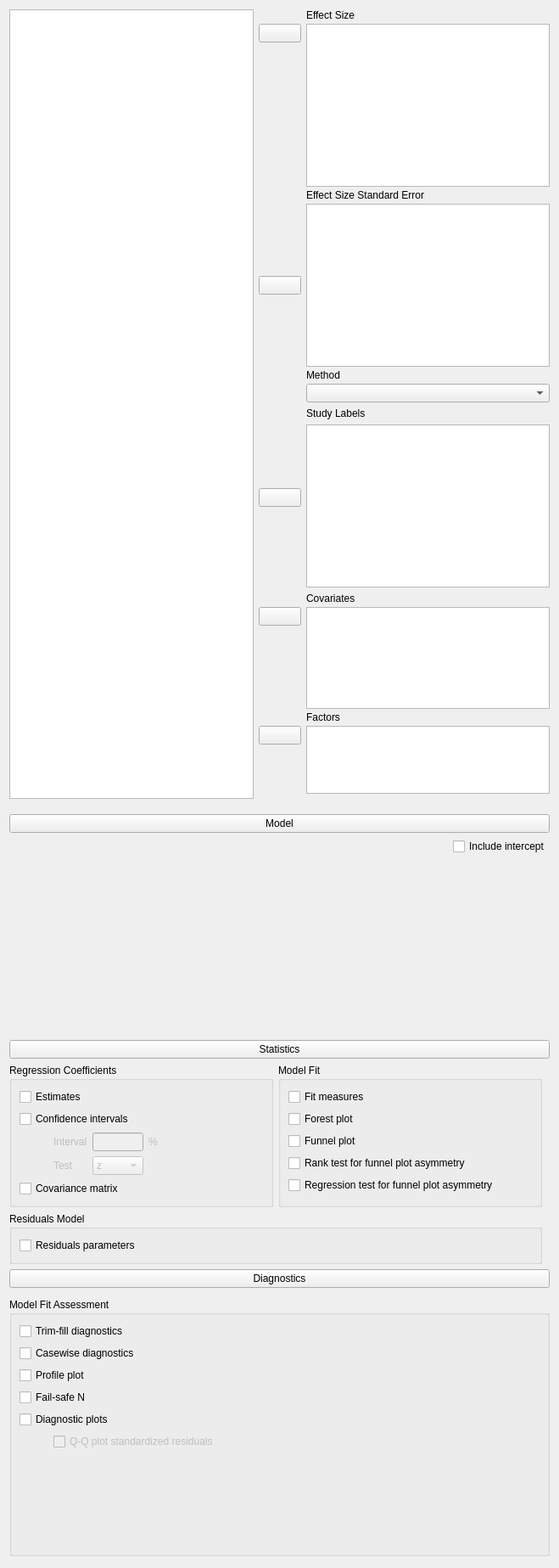
<?xml version="1.0" encoding="UTF-8"?>
<ui version="4.0">
 <class>MultiLevelMetaAnalysisForm</class>
 <widget class="QWidget" name="MultiLevelMetaAnalysisForm">
  <property name="geometry">
   <rect>
    <x>0</x>
    <y>0</y>
    <width>659</width>
    <height>1847</height>
   </rect>
  </property>
  <property name="sizePolicy">
   <sizepolicy hsizetype="Fixed" vsizetype="Preferred">
    <horstretch>0</horstretch>
    <verstretch>0</verstretch>
   </sizepolicy>
  </property>
  <property name="windowTitle">
   <string>Form</string>
  </property>
  <layout class="QGridLayout" name="gridLayout_2">
   <property name="verticalSpacing">
    <number>0</number>
   </property>
   <item row="1" column="0">
    <widget class="QWidget" name="modelContainer" native="true">
     <property name="sizePolicy">
      <sizepolicy hsizetype="Preferred" vsizetype="Preferred">
       <horstretch>0</horstretch>
       <verstretch>0</verstretch>
      </sizepolicy>
     </property>
     <layout class="QGridLayout" name="gridLayout_51">
      <property name="leftMargin">
       <number>0</number>
      </property>
      <property name="rightMargin">
       <number>0</number>
      </property>
      <property name="bottomMargin">
       <number>3</number>
      </property>
      <item row="2" column="0">
       <widget class="AnovaModelWidget" name="modelTerms" native="true">
        <property name="sizePolicy">
         <sizepolicy hsizetype="Expanding" vsizetype="Preferred">
          <horstretch>0</horstretch>
          <verstretch>0</verstretch>
         </sizepolicy>
        </property>
        <property name="minimumSize">
         <size>
          <width>0</width>
          <height>200</height>
         </size>
        </property>
       </widget>
      </item>
      <item row="0" column="0">
       <widget class="ExpanderButton" name="expanderModel">
        <property name="sizePolicy">
         <sizepolicy hsizetype="Expanding" vsizetype="Fixed">
          <horstretch>0</horstretch>
          <verstretch>0</verstretch>
         </sizepolicy>
        </property>
        <property name="text">
         <string>Model</string>
        </property>
       </widget>
      </item>
      <item row="1" column="0">
       <widget class="QWidget" name="panelIncludeConstant" native="true">
        <property name="enabled">
         <bool>true</bool>
        </property>
        <layout class="QGridLayout" name="gridLayout_9">
         <property name="leftMargin">
          <number>0</number>
         </property>
         <property name="topMargin">
          <number>0</number>
         </property>
         <property name="rightMargin">
          <number>0</number>
         </property>
         <property name="bottomMargin">
          <number>0</number>
         </property>
         <item row="0" column="1" rowspan="2" colspan="2">
          <widget class="BoundCheckBox" name="includeConstant">
           <property name="enabled">
            <bool>true</bool>
           </property>
           <property name="text">
            <string>Include intercept</string>
           </property>
          </widget>
         </item>
         <item row="0" column="0" rowspan="3">
          <spacer name="horizontalSpacer_2">
           <property name="orientation">
            <enum>Qt::Horizontal</enum>
           </property>
           <property name="sizeHint" stdset="0">
            <size>
             <width>40</width>
             <height>20</height>
            </size>
           </property>
          </spacer>
         </item>
        </layout>
       </widget>
      </item>
     </layout>
    </widget>
   </item>
   <item row="2" column="0">
    <widget class="QWidget" name="widget_7" native="true">
     <layout class="QGridLayout" name="gridLayout_16">
      <property name="leftMargin">
       <number>0</number>
      </property>
      <property name="topMargin">
       <number>3</number>
      </property>
      <property name="rightMargin">
       <number>0</number>
      </property>
      <property name="bottomMargin">
       <number>3</number>
      </property>
      <item row="1" column="0">
       <widget class="QWidget" name="panelStatistics" native="true">
        <layout class="QGridLayout" name="gridLayout_11">
         <property name="leftMargin">
          <number>0</number>
         </property>
         <property name="topMargin">
          <number>0</number>
         </property>
         <property name="bottomMargin">
          <number>0</number>
         </property>
         <item row="1" column="0" colspan="2">
          <widget class="GroupBox" name="groupBoxResiduals">
           <property name="title">
            <string>Residuals Model</string>
           </property>
           <layout class="QGridLayout" name="gridLayout_8">
            <item row="0" column="0">
             <widget class="BoundCheckBox" name="residualsParameters">
              <property name="text">
               <string>Residuals parameters</string>
              </property>
             </widget>
            </item>
           </layout>
          </widget>
         </item>
         <item row="0" column="0">
          <widget class="GroupBox" name="groupBox">
           <property name="title">
            <string>Regression Coefficients</string>
           </property>
           <layout class="QGridLayout" name="gridLayout_5">
            <item row="0" column="0" colspan="2">
             <widget class="BoundCheckBox" name="regressionCoefficientsEstimates">
              <property name="text">
               <string>Estimates</string>
              </property>
             </widget>
            </item>
            <item row="3" column="0" colspan="4">
             <widget class="BoundCheckBox" name="regressionCoefficientsConfidenceIntervals">
              <property name="text">
               <string>Confidence intervals</string>
              </property>
             </widget>
            </item>
            <item row="7" column="0" colspan="3">
             <widget class="BoundCheckBox" name="regressionCoefficientsCovarianceMatrix">
              <property name="text">
               <string>Covariance matrix</string>
              </property>
             </widget>
            </item>
            <item row="4" column="0">
             <widget class="QWidget" name="panelConfidenceInterval" native="true">
              <property name="enabled">
               <bool>false</bool>
              </property>
              <property name="sizePolicy">
               <sizepolicy hsizetype="Fixed" vsizetype="Fixed">
                <horstretch>0</horstretch>
                <verstretch>0</verstretch>
               </sizepolicy>
              </property>
              <layout class="QGridLayout" name="gridLayout_17">
               <property name="leftMargin">
                <number>40</number>
               </property>
               <property name="topMargin">
                <number>0</number>
               </property>
               <property name="rightMargin">
                <number>0</number>
               </property>
               <property name="bottomMargin">
                <number>0</number>
               </property>
               <item row="1" column="0">
                <widget class="QLabel" name="label_14">
                 <property name="text">
                  <string>Test</string>
                 </property>
                </widget>
               </item>
               <item row="0" column="2">
                <widget class="QLabel" name="label_2">
                 <property name="text">
                  <string>%</string>
                 </property>
                </widget>
               </item>
               <item row="0" column="1">
                <widget class="BoundTextBox" name="regressionCoefficientsConfidenceIntervalsInterval">
                 <property name="maximumSize">
                  <size>
                   <width>60</width>
                   <height>16777215</height>
                  </size>
                 </property>
                </widget>
               </item>
               <item row="1" column="1">
                <widget class="BoundComboBox" name="test">
                 <item>
                  <property name="text">
                   <string>z</string>
                  </property>
                 </item>
                 <item>
                  <property name="text">
                   <string>knha</string>
                  </property>
                 </item>
                </widget>
               </item>
               <item row="0" column="0">
                <widget class="QLabel" name="label">
                 <property name="text">
                  <string>Interval</string>
                 </property>
                </widget>
               </item>
              </layout>
             </widget>
            </item>
           </layout>
          </widget>
         </item>
         <item row="0" column="1">
          <widget class="GroupBox" name="groupBox_2">
           <property name="title">
            <string>Model Fit</string>
           </property>
           <layout class="QGridLayout" name="gridLayout_6">
            <item row="2" column="0">
             <widget class="BoundCheckBox" name="forestPlot">
              <property name="text">
               <string>Forest plot</string>
              </property>
             </widget>
            </item>
            <item row="0" column="0">
             <widget class="BoundCheckBox" name="modelFit">
              <property name="text">
               <string>Fit measures</string>
              </property>
             </widget>
            </item>
            <item row="6" column="0">
             <widget class="BoundCheckBox" name="funnelPlotAsymmetryTest">
              <property name="text">
               <string>Regression test for funnel plot asymmetry</string>
              </property>
             </widget>
            </item>
            <item row="3" column="0">
             <widget class="BoundCheckBox" name="funnelPlot">
              <property name="text">
               <string>Funnel plot</string>
              </property>
             </widget>
            </item>
            <item row="4" column="0">
             <widget class="BoundCheckBox" name="rSquaredChange">
              <property name="text">
               <string>Rank test for funnel plot asymmetry</string>
              </property>
             </widget>
            </item>
           </layout>
          </widget>
         </item>
        </layout>
       </widget>
      </item>
      <item row="0" column="0">
       <widget class="ExpanderButton" name="pushButton">
        <property name="sizePolicy">
         <sizepolicy hsizetype="Expanding" vsizetype="Fixed">
          <horstretch>0</horstretch>
          <verstretch>0</verstretch>
         </sizepolicy>
        </property>
        <property name="text">
         <string>Statistics</string>
        </property>
       </widget>
      </item>
     </layout>
    </widget>
   </item>
   <item row="0" column="0">
    <widget class="QWidget" name="topWidget" native="true">
     <property name="sizePolicy">
      <sizepolicy hsizetype="Preferred" vsizetype="Fixed">
       <horstretch>0</horstretch>
       <verstretch>0</verstretch>
      </sizepolicy>
     </property>
     <layout class="QGridLayout" name="gridLayout">
      <property name="leftMargin">
       <number>0</number>
      </property>
      <property name="topMargin">
       <number>0</number>
      </property>
      <property name="rightMargin">
       <number>0</number>
      </property>
      <property name="verticalSpacing">
       <number>3</number>
      </property>
      <item row="1" column="2" rowspan="2">
       <widget class="boundSingleItemView" name="dependent">
        <property name="sizePolicy">
         <sizepolicy hsizetype="Expanding" vsizetype="Fixed">
          <horstretch>0</horstretch>
          <verstretch>0</verstretch>
         </sizepolicy>
        </property>
        <property name="minimumSize">
         <size>
          <width>0</width>
          <height>0</height>
         </size>
        </property>
        <property name="maximumSize">
         <size>
          <width>16777215</width>
          <height>16777215</height>
         </size>
        </property>
        <property name="selectionMode">
         <enum>QAbstractItemView::ExtendedSelection</enum>
        </property>
       </widget>
      </item>
      <item row="0" column="1">
       <widget class="QWidget" name="widget_9" native="true"/>
      </item>
      <item row="7" column="2">
       <widget class="QWidget" name="widget_5" native="true">
        <layout class="QGridLayout" name="gridLayout_22">
         <property name="leftMargin">
          <number>0</number>
         </property>
         <property name="topMargin">
          <number>3</number>
         </property>
         <property name="rightMargin">
          <number>0</number>
         </property>
         <property name="bottomMargin">
          <number>3</number>
         </property>
         <item row="0" column="0">
          <widget class="QLabel" name="label_15">
           <property name="text">
            <string>Study Labels</string>
           </property>
          </widget>
         </item>
         <item row="1" column="0" colspan="3">
          <widget class="boundSingleItemView" name="studyLabels">
           <property name="sizePolicy">
            <sizepolicy hsizetype="Expanding" vsizetype="Fixed">
             <horstretch>0</horstretch>
             <verstretch>0</verstretch>
            </sizepolicy>
           </property>
           <property name="minimumSize">
            <size>
             <width>0</width>
             <height>0</height>
            </size>
           </property>
           <property name="maximumSize">
            <size>
             <width>16777215</width>
             <height>16777215</height>
            </size>
           </property>
           <property name="selectionMode">
            <enum>QAbstractItemView::ExtendedSelection</enum>
           </property>
          </widget>
         </item>
        </layout>
       </widget>
      </item>
      <item row="8" column="2">
       <widget class="QLabel" name="label_4">
        <property name="text">
         <string>Covariates</string>
        </property>
       </widget>
      </item>
      <item row="9" column="1">
       <widget class="AssignButton" name="buttonAssignCovariates">
        <property name="sizePolicy">
         <sizepolicy hsizetype="Fixed" vsizetype="Fixed">
          <horstretch>0</horstretch>
          <verstretch>0</verstretch>
         </sizepolicy>
        </property>
        <property name="minimumSize">
         <size>
          <width>50</width>
          <height>0</height>
         </size>
        </property>
        <property name="maximumSize">
         <size>
          <width>50</width>
          <height>16777215</height>
         </size>
        </property>
        <property name="text">
         <string/>
        </property>
       </widget>
      </item>
      <item row="12" column="1">
       <widget class="AssignButton" name="buttonAssignFactors">
        <property name="sizePolicy">
         <sizepolicy hsizetype="Fixed" vsizetype="Fixed">
          <horstretch>0</horstretch>
          <verstretch>0</verstretch>
         </sizepolicy>
        </property>
        <property name="minimumSize">
         <size>
          <width>50</width>
          <height>0</height>
         </size>
        </property>
        <property name="maximumSize">
         <size>
          <width>50</width>
          <height>16777215</height>
         </size>
        </property>
        <property name="text">
         <string/>
        </property>
       </widget>
      </item>
      <item row="9" column="2" rowspan="2">
       <widget class="BoundListView" name="covariates">
        <property name="sizePolicy">
         <sizepolicy hsizetype="Expanding" vsizetype="Fixed">
          <horstretch>0</horstretch>
          <verstretch>0</verstretch>
         </sizepolicy>
        </property>
        <property name="minimumSize">
         <size>
          <width>0</width>
          <height>120</height>
         </size>
        </property>
        <property name="maximumSize">
         <size>
          <width>16777215</width>
          <height>120</height>
         </size>
        </property>
        <property name="editTriggers">
         <set>QAbstractItemView::AllEditTriggers</set>
        </property>
        <property name="selectionMode">
         <enum>QAbstractItemView::ExtendedSelection</enum>
        </property>
       </widget>
      </item>
      <item row="0" column="0" rowspan="16">
       <widget class="AvailableFieldsListView" name="listAvailableFields">
        <property name="sizePolicy">
         <sizepolicy hsizetype="Expanding" vsizetype="Preferred">
          <horstretch>0</horstretch>
          <verstretch>0</verstretch>
         </sizepolicy>
        </property>
        <property name="selectionMode">
         <enum>QAbstractItemView::ExtendedSelection</enum>
        </property>
       </widget>
      </item>
      <item row="0" column="2">
       <widget class="QLabel" name="label_3">
        <property name="text">
         <string>Effect Size</string>
        </property>
       </widget>
      </item>
      <item row="1" column="1">
       <widget class="AssignButton" name="buttonAssignDependent">
        <property name="sizePolicy">
         <sizepolicy hsizetype="Fixed" vsizetype="Fixed">
          <horstretch>0</horstretch>
          <verstretch>0</verstretch>
         </sizepolicy>
        </property>
        <property name="minimumSize">
         <size>
          <width>50</width>
          <height>0</height>
         </size>
        </property>
        <property name="maximumSize">
         <size>
          <width>50</width>
          <height>16777215</height>
         </size>
        </property>
        <property name="text">
         <string/>
        </property>
       </widget>
      </item>
      <item row="11" column="2">
       <widget class="QLabel" name="label_factors">
        <property name="text">
         <string>Factors</string>
        </property>
       </widget>
      </item>
      <item row="13" column="1">
       <spacer name="verticalSpacer">
        <property name="orientation">
         <enum>Qt::Vertical</enum>
        </property>
        <property name="sizeHint" stdset="0">
         <size>
          <width>20</width>
          <height>40</height>
         </size>
        </property>
       </spacer>
      </item>
      <item row="12" column="2" rowspan="2">
       <widget class="BoundListView" name="factors">
        <property name="sizePolicy">
         <sizepolicy hsizetype="Expanding" vsizetype="Fixed">
          <horstretch>0</horstretch>
          <verstretch>0</verstretch>
         </sizepolicy>
        </property>
        <property name="minimumSize">
         <size>
          <width>0</width>
          <height>80</height>
         </size>
        </property>
        <property name="maximumSize">
         <size>
          <width>16777215</width>
          <height>80</height>
         </size>
        </property>
        <property name="editTriggers">
         <set>QAbstractItemView::AllEditTriggers</set>
        </property>
        <property name="selectionMode">
         <enum>QAbstractItemView::ExtendedSelection</enum>
        </property>
       </widget>
      </item>
      <item row="3" column="2">
       <widget class="QLabel" name="label_5">
        <property name="text">
         <string>Effect Size Standard Error</string>
        </property>
       </widget>
      </item>
      <item row="4" column="2">
       <widget class="boundSingleItemView" name="wlsWeights">
        <property name="sizePolicy">
         <sizepolicy hsizetype="Expanding" vsizetype="Fixed">
          <horstretch>0</horstretch>
          <verstretch>0</verstretch>
         </sizepolicy>
        </property>
        <property name="minimumSize">
         <size>
          <width>0</width>
          <height>0</height>
         </size>
        </property>
        <property name="maximumSize">
         <size>
          <width>16777215</width>
          <height>16777215</height>
         </size>
        </property>
        <property name="selectionMode">
         <enum>QAbstractItemView::ExtendedSelection</enum>
        </property>
       </widget>
      </item>
      <item row="4" column="1">
       <widget class="AssignButton" name="buttonAssignWlsWeights">
        <property name="sizePolicy">
         <sizepolicy hsizetype="Fixed" vsizetype="Fixed">
          <horstretch>0</horstretch>
          <verstretch>0</verstretch>
         </sizepolicy>
        </property>
        <property name="minimumSize">
         <size>
          <width>50</width>
          <height>0</height>
         </size>
        </property>
        <property name="maximumSize">
         <size>
          <width>50</width>
          <height>16777215</height>
         </size>
        </property>
        <property name="text">
         <string/>
        </property>
       </widget>
      </item>
      <item row="6" column="2">
       <widget class="BoundComboBox" name="method">
        <property name="sizePolicy">
         <sizepolicy hsizetype="Preferred" vsizetype="Preferred">
          <horstretch>0</horstretch>
          <verstretch>0</verstretch>
         </sizepolicy>
        </property>
        <property name="currentText">
         <string/>
        </property>
       </widget>
      </item>
      <item row="5" column="2">
       <widget class="QLabel" name="label_7">
        <property name="text">
         <string>Method</string>
        </property>
       </widget>
      </item>
      <item row="7" column="1">
       <widget class="AssignButton" name="buttonAssignStudyLabels">
        <property name="sizePolicy">
         <sizepolicy hsizetype="Fixed" vsizetype="Fixed">
          <horstretch>0</horstretch>
          <verstretch>0</verstretch>
         </sizepolicy>
        </property>
        <property name="minimumSize">
         <size>
          <width>50</width>
          <height>0</height>
         </size>
        </property>
        <property name="maximumSize">
         <size>
          <width>50</width>
          <height>16777215</height>
         </size>
        </property>
        <property name="text">
         <string/>
        </property>
       </widget>
      </item>
      <item row="10" column="1">
       <spacer name="verticalSpacer_3">
        <property name="orientation">
         <enum>Qt::Vertical</enum>
        </property>
        <property name="sizeHint" stdset="0">
         <size>
          <width>20</width>
          <height>84</height>
         </size>
        </property>
       </spacer>
      </item>
     </layout>
    </widget>
   </item>
   <item row="3" column="0">
    <widget class="QWidget" name="widget_8" native="true">
     <layout class="QGridLayout" name="gridLayout_29">
      <property name="leftMargin">
       <number>0</number>
      </property>
      <property name="topMargin">
       <number>3</number>
      </property>
      <property name="rightMargin">
       <number>0</number>
      </property>
      <property name="bottomMargin">
       <number>3</number>
      </property>
      <item row="2" column="0">
       <widget class="GroupBox" name="panelAssumptionChecks">
        <property name="sizePolicy">
         <sizepolicy hsizetype="Preferred" vsizetype="Preferred">
          <horstretch>0</horstretch>
          <verstretch>0</verstretch>
         </sizepolicy>
        </property>
        <property name="title">
         <string>Model Fit Assessment</string>
        </property>
        <layout class="QGridLayout" name="gridLayout_3">
         <property name="spacing">
          <number>-1</number>
         </property>
         <item row="5" column="0" colspan="2">
          <widget class="QWidget" name="widget_plotResidualsQQ" native="true">
           <property name="enabled">
            <bool>true</bool>
           </property>
           <property name="sizePolicy">
            <sizepolicy hsizetype="Fixed" vsizetype="Fixed">
             <horstretch>0</horstretch>
             <verstretch>0</verstretch>
            </sizepolicy>
           </property>
           <layout class="QGridLayout" name="gridLayout_14">
            <property name="leftMargin">
             <number>40</number>
            </property>
            <property name="topMargin">
             <number>0</number>
            </property>
            <property name="rightMargin">
             <number>0</number>
            </property>
            <property name="bottomMargin">
             <number>0</number>
            </property>
            <item row="0" column="0">
             <widget class="BoundCheckBox" name="plotResidualsQQ">
              <property name="enabled">
               <bool>false</bool>
              </property>
              <property name="sizePolicy">
               <sizepolicy hsizetype="Minimum" vsizetype="Fixed">
                <horstretch>0</horstretch>
                <verstretch>0</verstretch>
               </sizepolicy>
              </property>
              <property name="minimumSize">
               <size>
                <width>0</width>
                <height>0</height>
               </size>
              </property>
              <property name="maximumSize">
               <size>
                <width>16777215</width>
                <height>16777215</height>
               </size>
              </property>
              <property name="text">
               <string>Q-Q plot standardized residuals</string>
              </property>
             </widget>
            </item>
           </layout>
          </widget>
         </item>
         <item row="2" column="0">
          <widget class="BoundCheckBox" name="plotResidualsPredicted">
           <property name="text">
            <string>Profile plot</string>
           </property>
          </widget>
         </item>
         <item row="0" column="0">
          <widget class="BoundCheckBox" name="trimfillPlot">
           <property name="sizePolicy">
            <sizepolicy hsizetype="Minimum" vsizetype="Fixed">
             <horstretch>0</horstretch>
             <verstretch>0</verstretch>
            </sizepolicy>
           </property>
           <property name="text">
            <string>Trim-fill diagnostics</string>
           </property>
          </widget>
         </item>
         <item row="1" column="0">
          <widget class="BoundCheckBox" name="residualsCasewiseDiagnostics">
           <property name="text">
            <string>Casewise diagnostics</string>
           </property>
          </widget>
         </item>
         <item row="6" column="0">
          <spacer name="verticalSpacer_2">
           <property name="orientation">
            <enum>Qt::Vertical</enum>
           </property>
           <property name="sizeHint" stdset="0">
            <size>
             <width>20</width>
             <height>40</height>
            </size>
           </property>
          </spacer>
         </item>
         <item row="4" column="0">
          <widget class="BoundCheckBox" name="plotResidualsDependent">
           <property name="text">
            <string>Diagnostic plots</string>
           </property>
          </widget>
         </item>
         <item row="3" column="0">
          <widget class="BoundCheckBox" name="plotResidualsCovariates">
           <property name="text">
            <string>Fail-safe N</string>
           </property>
          </widget>
         </item>
        </layout>
       </widget>
      </item>
      <item row="0" column="0">
       <widget class="ExpanderButton" name="pushButton_3">
        <property name="sizePolicy">
         <sizepolicy hsizetype="Expanding" vsizetype="Fixed">
          <horstretch>0</horstretch>
          <verstretch>0</verstretch>
         </sizepolicy>
        </property>
        <property name="text">
         <string>Diagnostics</string>
        </property>
       </widget>
      </item>
      <item row="1" column="0">
       <widget class="QWidget" name="widget" native="true"/>
      </item>
     </layout>
    </widget>
   </item>
  </layout>
 </widget>
 <customwidgets>
  <customwidget>
   <class>AssignButton</class>
   <extends>QPushButton</extends>
   <header>widgets/assignbutton.h</header>
  </customwidget>
  <customwidget>
   <class>AvailableFieldsListView</class>
   <extends>QListView</extends>
   <header>widgets/availablefieldslistview.h</header>
  </customwidget>
  <customwidget>
   <class>GroupBox</class>
   <extends>QGroupBox</extends>
   <header>widgets/groupbox.h</header>
   <container>1</container>
  </customwidget>
  <customwidget>
   <class>BoundTextBox</class>
   <extends>QLineEdit</extends>
   <header>widgets/boundtextbox.h</header>
  </customwidget>
  <customwidget>
   <class>ExpanderButton</class>
   <extends>QPushButton</extends>
   <header>widgets/expanderbutton.h</header>
  </customwidget>
  <customwidget>
   <class>BoundCheckBox</class>
   <extends>QCheckBox</extends>
   <header>widgets/boundcheckbox.h</header>
  </customwidget>
  <customwidget>
   <class>boundSingleItemView</class>
   <extends>QListView</extends>
   <header>widgets/boundsingleitemview.h</header>
  </customwidget>
  <customwidget>
   <class>BoundComboBox</class>
   <extends>QComboBox</extends>
   <header>widgets/boundcombobox.h</header>
  </customwidget>
  <customwidget>
   <class>BoundListView</class>
   <extends>QListView</extends>
   <header>widgets/boundlistview.h</header>
  </customwidget>
  <customwidget>
   <class>AnovaModelWidget</class>
   <extends>QWidget</extends>
   <header>widgets/anovamodelwidget.h</header>
   <container>1</container>
  </customwidget>
 </customwidgets>
 <tabstops>
  <tabstop>listAvailableFields</tabstop>
  <tabstop>buttonAssignDependent</tabstop>
  <tabstop>dependent</tabstop>
  <tabstop>buttonAssignCovariates</tabstop>
  <tabstop>covariates</tabstop>
  <tabstop>buttonAssignFactors</tabstop>
  <tabstop>factors</tabstop>
  <tabstop>expanderModel</tabstop>
  <tabstop>pushButton</tabstop>
  <tabstop>regressionCoefficientsEstimates</tabstop>
  <tabstop>regressionCoefficientsConfidenceIntervals</tabstop>
  <tabstop>regressionCoefficientsCovarianceMatrix</tabstop>
  <tabstop>modelFit</tabstop>
  <tabstop>forestPlot</tabstop>
  <tabstop>funnelPlot</tabstop>
  <tabstop>funnelPlotAsymmetryTest</tabstop>
  <tabstop>residualsParameters</tabstop>
  <tabstop>pushButton_3</tabstop>
 </tabstops>
 <resources/>
 <connections>
  <connection>
   <sender>regressionCoefficientsConfidenceIntervals</sender>
   <signal>toggled(bool)</signal>
   <receiver>panelConfidenceInterval</receiver>
   <slot>setEnabled(bool)</slot>
   <hints>
    <hint type="sourcelabel">
     <x>112</x>
     <y>608</y>
    </hint>
    <hint type="destinationlabel">
     <x>123</x>
     <y>1426</y>
    </hint>
   </hints>
  </connection>
  <connection>
   <sender>plotResidualsDependent</sender>
   <signal>toggled(bool)</signal>
   <receiver>plotResidualsQQ</receiver>
   <slot>setEnabled(bool)</slot>
   <hints>
    <hint type="sourcelabel">
     <x>126</x>
     <y>1809</y>
    </hint>
    <hint type="destinationlabel">
     <x>137</x>
     <y>1836</y>
    </hint>
   </hints>
  </connection>
 </connections>
</ui>
